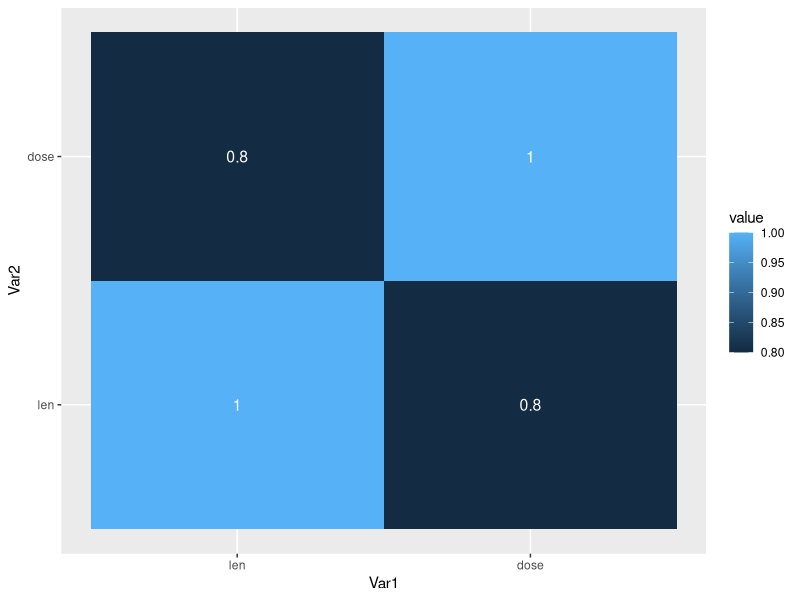

Write R code to recreate this figure.
library(lattice)
library(ggplot2)
library(reshape2)
library(dplyr)

data = ToothGrowth
data = data %>% select(len, dose)

##PLOTTING CORRELATION WITH HEATMAP
corr_mat = round(cor(data),2)

# reorder corr matrix using corr coefficient as distance metric
dist = as.dist((1-corr_mat)/2)

# hierarchical clustering the dist matrix
hc = hclust(dist)
corr_mat = corr_mat[hc$order, hc$order]

# reduce the size of correlation matrix
melted_corr_mat = melt(corr_mat)

ggplot(
  data = melted_corr_mat,
  aes(x=Var1, y=Var2, fill=value)) + geom_tile() + geom_text(aes(Var2, Var1, label = value),
  color = "white", size = 4
)
